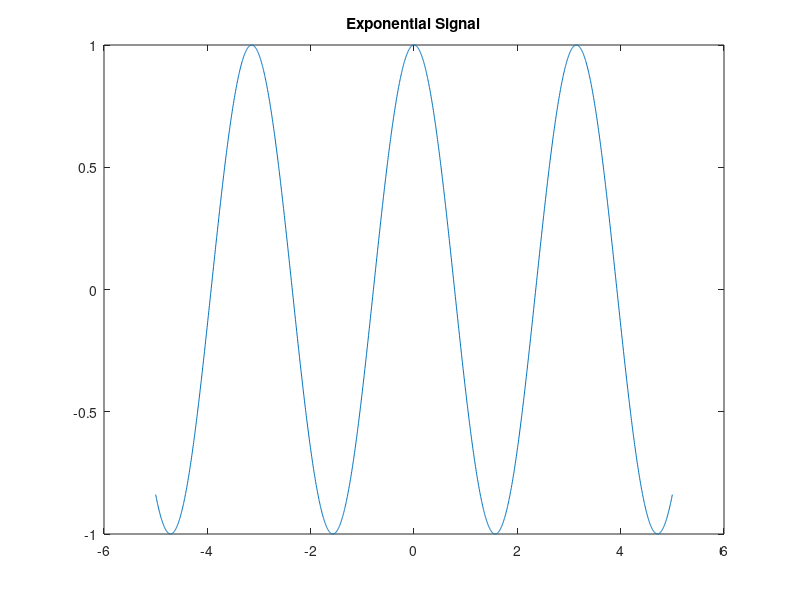

MATLAB code for this plot:
clc;
clear all;
clf;
a= 2; %input('Enter The value of a:'); 
t4=-5:0.005:5;
x4=exp(2*j*t4);
% subplot('234');
plot(t4,x4);
title('Exponential Signal');
